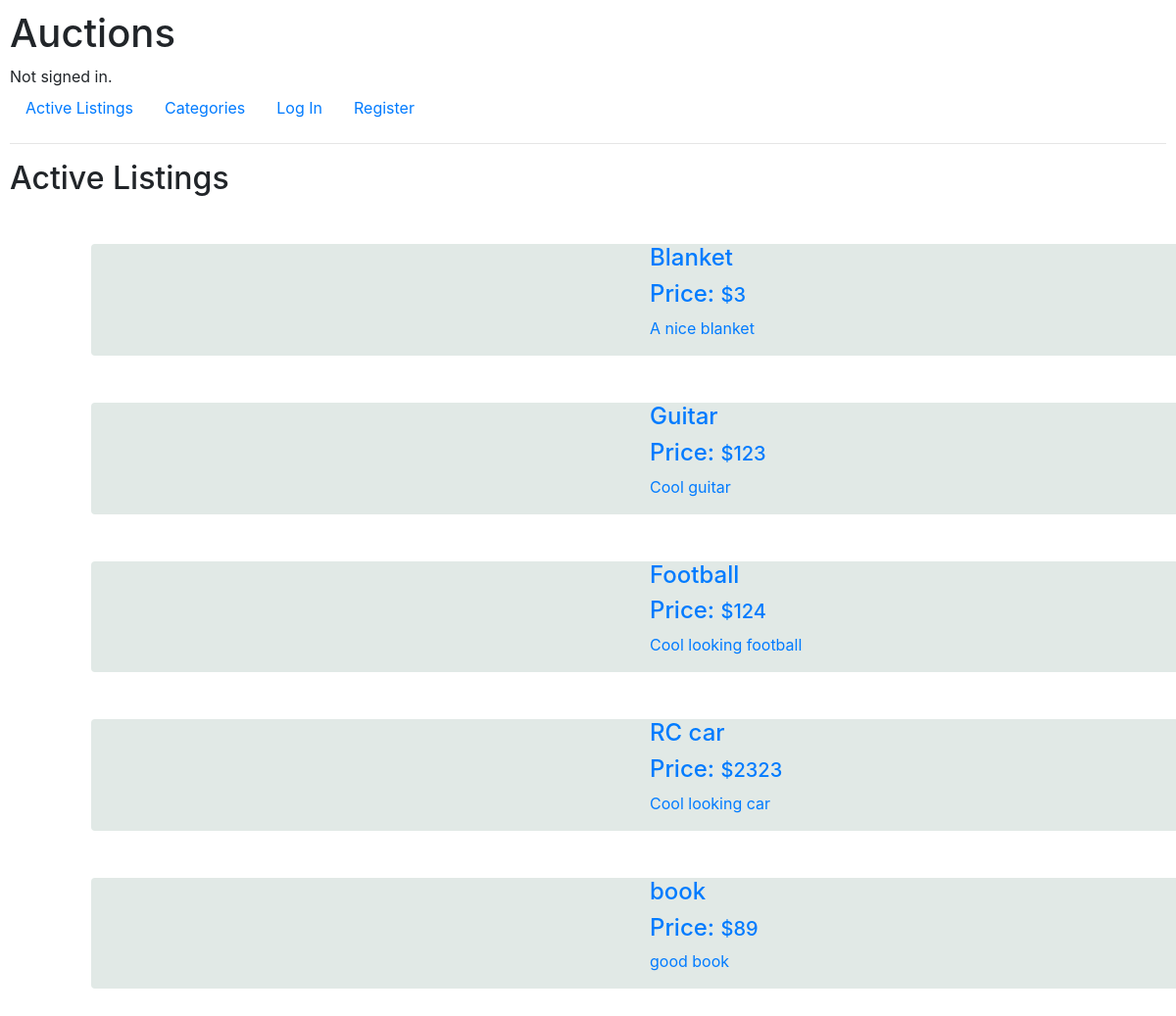
The app's page /, older data.
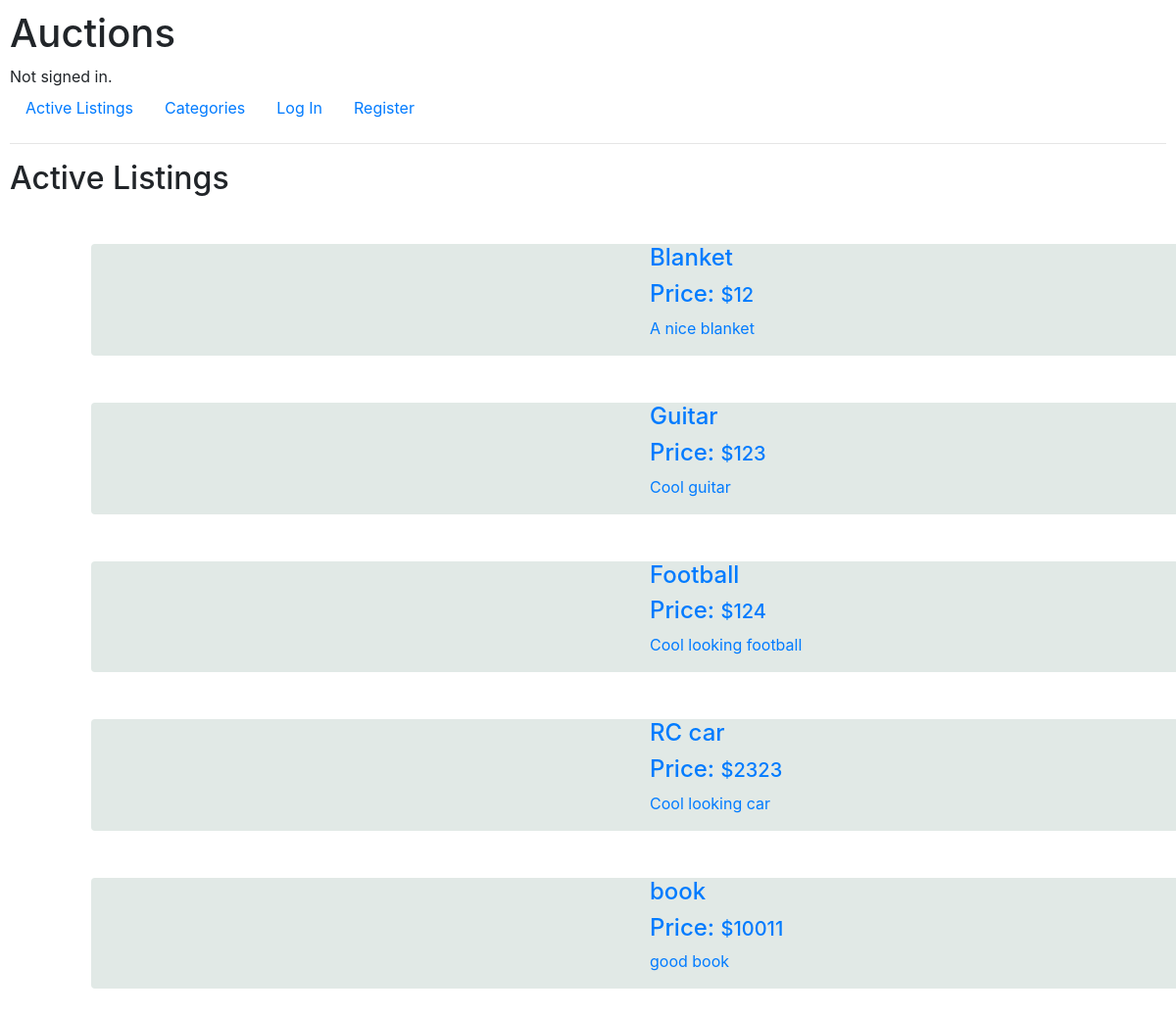
The same page, newer data.
### auctions/models.py (models this page shows, shortened)
class Listing(models.Model):
    title = models.CharField(max_length=64)
    description = models.CharField(max_length=150)
    starting_bid = models.IntegerField()
    image_link = models.CharField(max_length=400)
    Category = (('Fashion', 'Fashion'),('Toys','Toys'),('Electronics','Electronics'),('Home','Home'),('Health', 'Health'),('Sports','Sports'))
    category = models.CharField(max_length=200,null=True, choices=Category)
    user = models.ForeignKey(User,on_delete=models.CASCADE,related_name="Products")
    active_category=(('Active','Active'),('Close','Close'))
    active = models.CharField(max_length=200,null=True, choices=active_category,default="Active")

### auctions/views.py (the view)
# urls.py: path("", views.index, name="index"),
def index(request):
    context = {"listing":Listing.objects.all()}
    return render(request, "auctions/index.html",context)

### auctions/templates/auctions/index.html (shortened to what this page needs)
{% extends "auctions/layout.html" %}
{% block body %}
    <h2>Active Listings</h2>
    <div class="container">
        {% for list in listing %}
        <a href="{% url 'listing_page' list.id%}">
        <div class="container m-5 " >
            <div class="row  rounded d-flex align-items-center" style="background-color: rgb(225, 233, 230);" >
                <div class="col d-flex-column-reverse  ">
                    <h4>{{list.title}}</h4>
                    <h4>Price: <span class="h5">${{list.starting_bid}}</span></h4>
                    <p>{{list.description}}</p>
                </div>
            </div>
        </a>
        </div>
        {% empty %}
            <h4>No item</h4>
        {% endfor %}
{% endblock %}

Row changes from the older to the newer data that the page shows:
changed Listing "Blanket": starting_bid "3" → "12"
changed Listing "book": starting_bid "89" → "10011"
